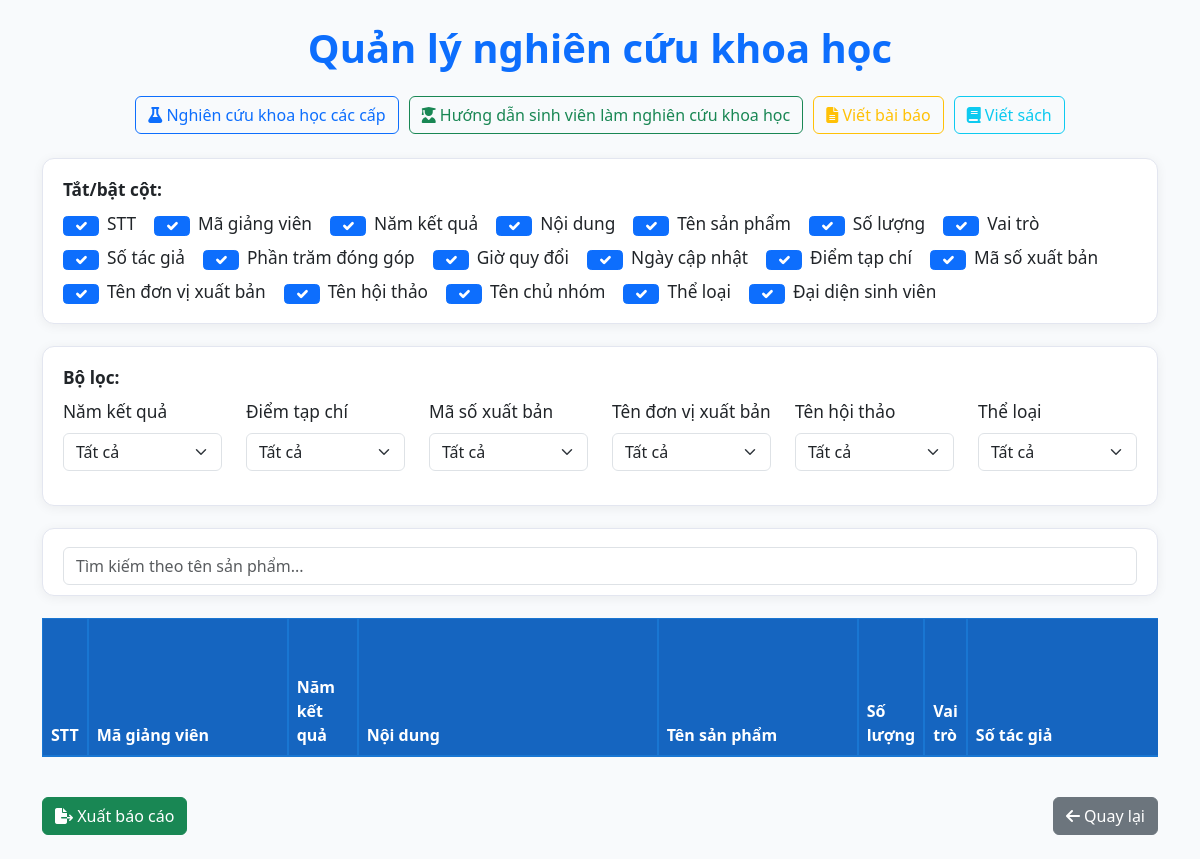
The page /code/UC/manage_NCKH/manage_NCKH.php on the database as committed earlier.
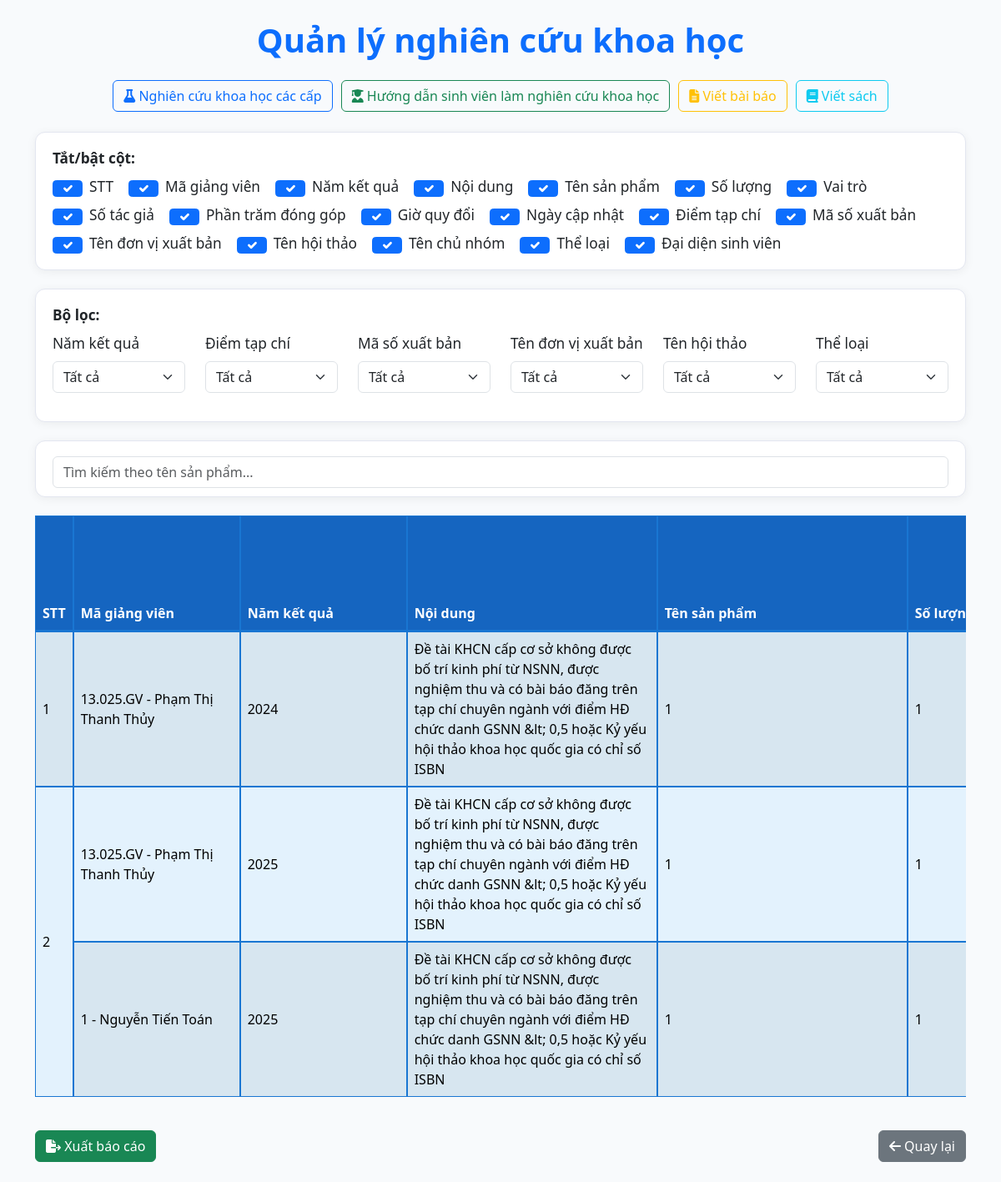
The same page on the database as committed later.
### tables this page shows
CREATE TABLE `nckhcc_history` (
  `id` int(11) NOT NULL,
  `employeeID` int(11) NOT NULL,
  `result_year` int(11) NOT NULL,
  `nckh_id` int(11) NOT NULL,
  `noi_dung` text NOT NULL,
  `ten_san_pham` varchar(255) DEFAULT '',
  `so_luong` float DEFAULT 0,
  `vai_tro` varchar(100) DEFAULT NULL,
  `so_tac_gia` int(11) DEFAULT 1,
  `phan_tram_dong_gop` float DEFAULT 0,
  `gio_quy_doi` float DEFAULT 0,
  `ngay_cap_nhat` timestamp NOT NULL DEFAULT current_timestamp() ON UPDATE current_timestamp(),
  `note` int(11) NOT NULL,
  `diem_tap_chi` float DEFAULT NULL,
  `ma_so_xuat_ban` varchar(50) DEFAULT NULL,
  `ten_don_vi_xuat_ban` varchar(100) DEFAULT NULL,
  `ten_hoi_thao` varchar(100) DEFAULT NULL,
  `thanh_vien_chu_nhom` varchar(255) DEFAULT NULL,
  `nation_point` varchar(255) NOT NULL
);

CREATE TABLE `employee` (
  `employeeID` int(11) NOT NULL,
  `fullName` varchar(100) NOT NULL,
  `birth` date DEFAULT NULL,
  `gender` enum('Nam','Nữ') NOT NULL,
  `phone` varchar(15) NOT NULL,
  `email` varchar(100) NOT NULL,
  `address` varchar(255) NOT NULL,
  `major` varchar(100) NOT NULL,
  `hireDate` date DEFAULT NULL,
  `role` enum('Quản trị viên','Ban giám hiệu','Giảng viên','Chuyên viên') NOT NULL,
  `userName` varchar(50) NOT NULL,
  `password` varchar(255) NOT NULL,
  `academicTitle` enum('Giảng viên','Giảng viên (tập sự)','Trợ giảng','Trợ giảng (tập sự)','') DEFAULT '',
  `leadershipPosition` varchar(255) DEFAULT '',
  `faculty` enum('Đất đai','Công nghệ thông tin','Kinh tế','Địa Chất','Môi Trường','Khí tượng văn học','') DEFAULT '',
  `image` varchar(255) DEFAULT '../../assets/images/avatar-default.png',
  `note` text DEFAULT NULL,
  `created_at` timestamp NOT NULL DEFAULT current_timestamp(),
  `teacherID` varchar(20) DEFAULT NULL,
  `rankTeacher` enum('Hạng I','Hạng II','Hạng III','') DEFAULT ''
);

### code/UC/manage_NCKH/manage_NCKH.php (the view, shortened to what this page needs)
<?php
require_once '../../connection/connection.php';
if (isset($_SESSION['current_table'])) {
    $sql_table = $_SESSION['current_table'];
} else {
    $sql_table = "nckhcc_history";
}
$labels = [
    "STT", "Mã giảng viên", "Năm kết quả", "Nội dung", "Tên sản phẩm", "Số lượng", "Vai trò", "Số tác giả", "Phần trăm đóng góp",
    "Giờ quy đổi", "Ngày cập nhật", "Điểm tạp chí", "Mã số xuất bản", "Tên đơn vị xuất bản", "Tên hội thảo", "Tên chủ nhóm", "Thể loại", "Đại diện sinh viên"
];
?>
<!DOCTYPE html>
<html lang="vi">
<head>
    <link href="https://cdn.jsdelivr.net/npm/bootstrap@5.3.2/dist/css/bootstrap.min.css" rel="stylesheet">
    <link href="https://cdnjs.cloudflare.com/ajax/libs/font-awesome/6.4.2/css/all.min.css" rel="stylesheet">
    <link href="https://cdn.jsdelivr.net/npm/bootstrap4-toggle@3.6.1/css/bootstrap4-toggle.min.css" rel="stylesheet">
</head>
<body>
<div class="container py-4">
    <h1 class="mb-4 text-center fw-bold text-primary">Quản lý nghiên cứu khoa học</h1>
    <div class="d-flex justify-content-center mb-4 action-btns">
        <button class="btn btn-outline-primary" data-table="nckhcc_history"><i class="fas fa-flask"></i> Nghiên cứu khoa học các cấp</button>
        <button class="btn btn-outline-success" data-table="huongdansv_history"><i class="fas fa-user-graduate"></i> Hướng dẫn sinh viên làm nghiên cứu khoa học</button>
        <button class="btn btn-outline-warning" data-table="bai_bao_history"><i class="fas fa-file-alt"></i> Viết bài báo</button>
        <button class="btn btn-outline-info" data-table="vietsach_history"><i class="fas fa-book"></i> Viết sách</button>
    </div>
    <div class="box-section">
        <label class="fw-bold mb-2">Tắt/bật cột:</label>
        <div class="d-flex flex-wrap">
            <?php
            foreach ($labels as $i => $label) {
                echo '<label class="toggle-label"><input type="checkbox" class="toggle-col form-check-input" data-column="'.$i.'" checked> <span>'.$label.'</span></label>';
            }
            ?>
        </div>
    </div>
    <div class="box-section">
        <label class="fw-bold mb-2">Bộ lọc:</label>
        <div class="row filter-row">
            <?php
            try {
                $filterFields = [
                    'result_year' => 'Năm kết quả',
                    'diem_tap_chi' => 'Điểm tạp chí',
                    'ma_so_xuat_ban' => 'Mã số xuất bản',
                    'ten_don_vi_xuat_ban' => 'Tên đơn vị xuất bản',
                    'ten_hoi_thao' => 'Tên hội thảo',
                    'nation_point' => 'Thể loại'
                ];
                foreach ($filterFields as $col => $label) {
                    echo '<div class="col-md-2 mb-2">';
                    echo '<label class="form-label">'.$label.'</label>';
                    echo '<select class="form-select filter-select" data-column="'.$col.'">';
                    echo '<option value="">Tất cả</option>';
                    echo '</select>';
                    echo '</div>';
                }
            } catch(PDOException $e) {
                echo '<div class="col-12 text-danger">Lỗi: ' . $e->getMessage() . '</div>';
            }
            ?>
        </div>
    </div>
    <div class="box-section">
        <input type="text" id="globalSearch" class="form-control" placeholder="Tìm kiếm theo tên sản phẩm...">
    </div>
    <div class="table-responsive">
        <?php if ($sql_table): ?>
        <table id="nckhTable" class="table table-striped table-hover align-middle">
            <thead class="table-primary">
                <tr>
                    <?php foreach ($labels as $index => $label): ?>
                        <th data-column="<?php echo $index; ?>"><?php echo $label; ?></th>
                    <?php endforeach; ?>
                </tr>
            </thead>
            <tbody>
                <?php
                $sql = "SELECT h.*, e.teacherID, e.fullName
                        FROM $sql_table h
                        LEFT JOIN employee e ON h.employeeID = e.employeeID
                        ORDER BY h.ten_san_pham, h.thanh_vien_chu_nhom, h.result_year DESC, h.id DESC";
                try {
                    $stmt = $conn->prepare($sql);
                    $stmt->execute();
                    $results = $stmt->fetchAll(PDO::FETCH_ASSOC);
                    if ($results) {
                        $grouped_data = [];
                        foreach ($results as $row) {
                            $key = $row['ten_san_pham'] . '|' . $row['thanh_vien_chu_nhom'] . '|' . $row['result_year'];
                            if (!isset($grouped_data[$key])) {
                                $grouped_data[$key] = [];
                            }
                            $grouped_data[$key][] = $row;
                        }
                        $stt = 1;
                        foreach ($grouped_data as $group) {
                            $rowspan = count($group);
                            foreach ($group as $index => $row) {
                                echo "<tr>";
                                if ($index == 0) {
                                    echo "<td rowspan='$rowspan' data-column='0'>" . $stt++ . "</td>";
                                }
                                echo "<td data-column='1'>" . htmlspecialchars($row['teacherID']) . " - " . htmlspecialchars($row['fullName']) . "</td>";
                                echo "<td data-column='2'>" . htmlspecialchars($row['result_year']) . "</td>";
                                echo "<td data-column='3'>" . htmlspecialchars($row['noi_dung']) . "</td>";
                                echo "<td data-column='4'>" . htmlspecialchars($row['ten_san_pham']) . "</td>";
                                echo "<td data-column='5'>" . htmlspecialchars($row['so_luong']) . "</td>";
                                echo "</tr>";
                            }
                        }
                    }
                } catch(PDOException $e) {
                    echo "<tr><td colspan='20' class='text-center text-danger'>Lỗi: " . $e->getMessage() . "</td></tr>";
                }
                ?>
            </tbody>
        </table>
        <?php else: ?>
        <div class="alert alert-info text-center">
            <i class="fas fa-info-circle"></i> Vui lòng chọn loại nghiên cứu khoa học để xem dữ liệu
        </div>
        <?php endif; ?>
    </div>
    <div class="d-flex justify-content-between mt-4">
        <button class="btn btn-success" onclick="exportTable()"><i class="fas fa-file-export"></i> Xuất báo cáo</button>
        <a href="../../trangchu.php" class="btn btn-secondary"><i class="fas fa-arrow-left"></i> Quay lại</a>
    </div>
</div>
</body>
</html>

### code/UC/manage_NCKH/manage_NCKH.php (style rules this page uses)
body { background: #f8fafc; }
.toggle-col { margin-right: 8px; accent-color: #0d6efd; width: 36px; height: 20px; }
.table-responsive { margin-top: 20px; }
.filter-row input, .filter-row select { width: 100%; }
.action-btns { gap: 10px; }
.box-section { background: #fff; border-radius: 12px; box-shadow: 0 2px 12px rgba(0,0,0,0.06); padding: 18px 20px 10px 20px; margin-bottom: 22px; border: 1px solid #e3e6f0; }
.box-section label, .box-section .fw-bold { font-size: 1.08rem; }
.toggle-label { display: flex; align-items: center; margin-right: 18px; margin-bottom: 8px; }
#nckhTable th:nth-child(2), #nckhTable td:nth-child(2) { min-width: 200px; max-width: 200px; white-space: normal; word-wrap: break-word; }
#nckhTable th:nth-child(4), #nckhTable td:nth-child(4) { min-width: 300px; max-width: 300px; white-space: normal; word-wrap: break-word; }
#nckhTable th:nth-child(3), #nckhTable td:nth-child(3) { min-width: 70px; max-width: 70px; white-space: normal; word-wrap: break-word; }
#nckhTable th:nth-child(5), #nckhTable td:nth-child(5), #nckhTable th:nth-child(15), #nckhTable td:nth-child(15), #nckhTable th:nth-child(16), #nckhTable td:nth-child(16), #nckhTable th:nth-child(17), #nckhTable td:nth-child(17), #nckhTable th:nth-child(20), #nckhTable td:nth-child(20) { min-width: 200px; max-width: 200px; white-space: normal; word-wrap: break-word; }
#nckhTable { border-collapse: separate; border-spacing: 0; background: #e3f2fd; }
#nckhTable th, #nckhTable td { border: 1.5px solid #1976d2 !important; background-color: #e3f2fd; padding: 8px; }
#nckhTable thead th { background: #1565c0; color: #fff; border-bottom: 2.5px solid #1976d2 !important; }
#nckhTable th:nth-child(8), #nckhTable td:nth-child(8) { min-width: 200px; max-width: 200px; white-space: normal; word-wrap: break-word; }

Rows that differ between the two databases and show on the page:
added nckhcc_history: employeeID.teacherID "13.025.GV", employeeID.fullName "Phạm Thị Thanh Thủy", result_year "2024", noi_dung "Đề tài KHCN cấp cơ sở không được bố trí kinh phí từ NSNN, được nghiệm thu và có bài báo đăng trên tạp chí chuyên ngành với điểm HĐ chức danh GSNN &lt; 0,5 hoặc Kỷ yếu hội thảo khoa học quốc gia có chỉ số ISBN", ten_san_pham "1", so_luong "1"
added nckhcc_history: employeeID.teacherID "13.025.GV", employeeID.fullName "Phạm Thị Thanh Thủy", result_year "2025", noi_dung "Đề tài KHCN cấp cơ sở không được bố trí kinh phí từ NSNN, được nghiệm thu và có bài báo đăng trên tạp chí chuyên ngành với điểm HĐ chức danh GSNN &lt; 0,5 hoặc Kỷ yếu hội thảo khoa học quốc gia có chỉ số ISBN", ten_san_pham "1", so_luong "1"
added nckhcc_history: employeeID.teacherID "1", employeeID.fullName "Nguyễn Tiến Toán", result_year "2025", noi_dung "Đề tài KHCN cấp cơ sở không được bố trí kinh phí từ NSNN, được nghiệm thu và có bài báo đăng trên tạp chí chuyên ngành với điểm HĐ chức danh GSNN &lt; 0,5 hoặc Kỷ yếu hội thảo khoa học quốc gia có chỉ số ISBN", ten_san_pham "1", so_luong "1"
Other text that changed with them:
new list line: "Số…"
list line gone: "Số lượng"
list line gone: "Vai trò"
list line gone: "Số tác giả"
